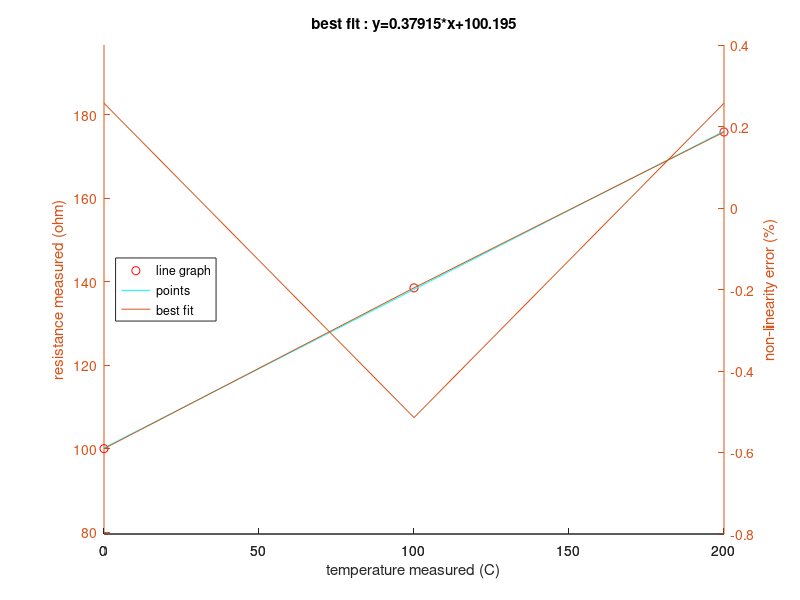

Source code (MATLAB):
% Neal O'Hara 9/6/13
% prob 7
% A platinum resistance temperature  detector has a resistance of 100.00? at 0?C, 138.50? at 
% 100?C and 175.83? at 200?C.  
% (a) Use the command plotyy() with proper labels in MatLab to overlay the data, non-linearity 
% error and sensitivity on a single graph.
% What will be the non-linearity error in ? at 100?C if the detector is assumed to have a linear
% relationship between 0 and 200?C?  
% (c) What is the sensitivity of the detector, resistance with respect to temperature, when linear 
% relationship mentioned above is assured?

clear;
close;

detect_res = [100 138.50 175.83];
temp = [0 100 200];



%%Plots with dots and 90% line
% Enter x and y axis values here
run = temp;
rise = detect_res;
% Enter axis labels to use, comment out otherwise
xstring = 'temperature measured (C)';
ystring = 'resistance measured (ohm)';
%Set the percent mark of y-axis "response time"
% else comment out
%percent_fit = 100;

% Calculate axis ranges
dim_offset = 0.15;
drun = abs(max(run) - min(run));
drise = abs(max(rise)-min(rise));
dims = [min(run)-drun*dim_offset ...
        max(run)+drun*dim_offset ...
        min(rise)-drise*dim_offset ...
        max(rise)+drise*dim_offset];


%subplot(2,1,1);
hold on
%t = plot(run, rise);
p = plot(run, rise,'or');

%plot best fit 
fit = polyfit( run, rise, 1);
syms = char('*x+');
best_fit = strcat(num2str(fit(1)),syms,num2str(fit(2)));
h = ezplot(best_fit, dims  );
%plot non-linearity
nlinear_err = [ ((fit(1)*run(1)+fit(2)) - rise(1))*100/drise ...
                ((fit(1)*run(2)+fit(2)) - rise(2))*100/drise ...
                ((fit(1)*run(3)+fit(2)) - rise(3))*100/drise ];
[ax,h1,h2] = plotyy(run,rise,run,nlinear_err);

%Set figure properties if using plotyy
set(get(ax(1),'Ylabel'),'String',ystring);
set(get(ax(2),'Ylabel'),'String','non-linearity error (%)');
xlabel(xstring);

%Set figure visual parameters parameters
set(h,'Color','c');
title(strcat('best fit : y= ', best_fit));
%axis(dims );
%if(exist(xstring) & exist(ystring))
%    xlabel('xstring' );
%    ylabel('ystring' );
%end

% Calculate and plot percent fit line, if required
if(exist('percent_fit'))
    m = (max(rise) - min(rise))* percent_fit/100 + min(rise);

    y = ones([1,length(run)])*m;
     l = plot(run,y,'g');

    px = drun*.75 + min(run);
    py = drise*.25 + min(rise);
    rtext = strcat(num2str(percent_fit),'% response ', ' ');
    text(px,py,rtext,'Color','g');
end


%leg_titles = ['line graph', 'points', 'best fit'];
legend('line graph', 'points', 'best fit' ,'Location','West');

hold off



